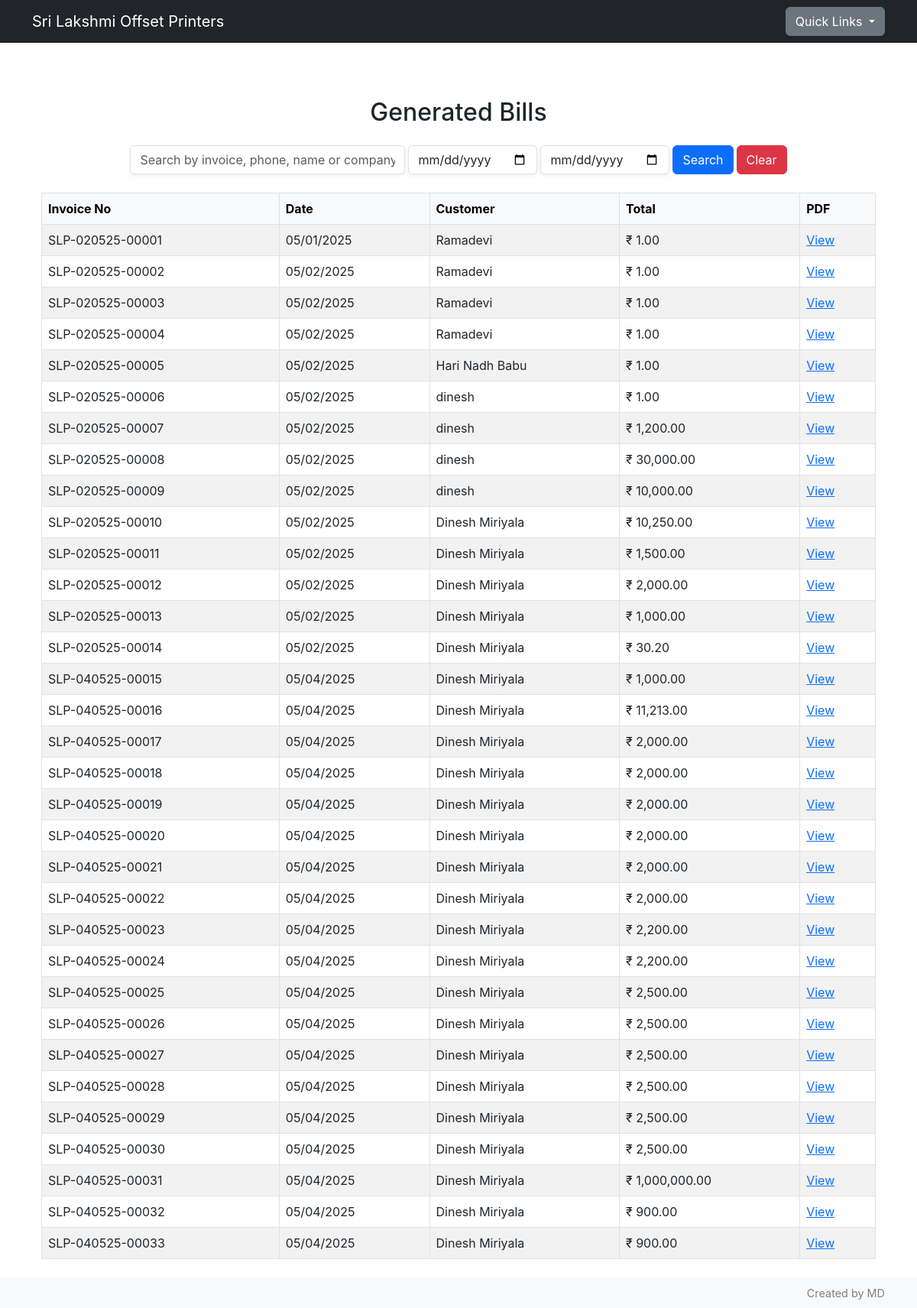
The app's page /view_bills with its own data.
### db/models.py (models this page shows)
class invoice(db.Model):
    id = db.Column(db.Integer, primary_key=True)
    invoiceId = db.Column(db.String(50), unique=True, nullable=False)
    customerId = db.Column(db.Integer, db.ForeignKey("customer.id"), nullable=False)
    createdAt = db.Column(db.DateTime, default=datetime.utcnow)
    pdfPath = db.Column(db.String(255), nullable=False)
    totalAmount = db.Column(db.Float, nullable=False)
    items = db.relationship("invoiceItem", backref="invoice", lazy=True)

class customer(db.Model):
    id = db.Column(db.Integer, primary_key=True)
    name = db.Column(db.String(50), nullable=False)
    company = db.Column(db.String(50))
    phone = db.Column(db.String(50), nullable=False, unique=True)
    email = db.Column(db.String(50))
    gst = db.Column(db.String(30))
    address = db.Column(db.Text)
    businessType = db.Column(db.String(50))
    invoices = db.relationship("invoice", backref="customer", lazy= True)
    createdAt = db.Column(db.DateTime, default=datetime.utcnow())

### app.py (the view)
@app.route('/view_bills')
def view_bills():
    query = request.args.get('q', '').lower()
    phone = request.args.get('phone')
    start_date = request.args.get('start_date')
    end_date = request.args.get('end_date')
    invoices = invoice.query.options(joinedload(invoice.customer)).all()
    results = []
    for inv in invoices:
        customer = inv.customer
        dateStr = inv.createdAt.strftime('%m/%d/%Y')
        invoiceFilename = f"{inv.invoiceId}.pdf"
        record = {
            "invoice_no" : inv.invoiceId,
            "date" : dateStr,
            "customer_name" : customer.name,
            "phone" : customer.phone,
            "total" : f"{inv.totalAmount: ,.2f}",
            "filename" : invoiceFilename
        }
        results.append(record)
    bills = results #default
    if phone:
        bills = [b for b in results if b.get('phone') == phone]
    elif query:
        bills = [
            b for b in results
            if query in b['customer_name'].lower() or query in b.get('phone', '') or query in b['invoice_no']
        ]
    try:
        start = datetime.strptime(start_date, '%Y-%m-%d').date()
        end = datetime.strptime(end_date, '%Y-%m-%d').date()
        bills = [b for b in results if start <= datetime.strptime(b['date'], '%Y-%m-%d').date() <= end]
    except Exception as e:
        pass
    return render_template('view_bills.html', bills=bills)

### app.py (called while the page is built)
@app.template_filter('datetimeformat')
def datetimeformat(value, format='%d-%m-%Y'):
    if not value:
        return ''
    try:
        if isinstance(value, str):
            value = datetime.strptime(value, '%Y-%m-%d')
        return value.strftime(format)
    except Exception:
        return value

### templates/view_bills.html
{% extends 'base.html' %}
{% block content %}
<div class="container py-4">
  <h2 class="mb-4 text-center">Generated Bills</h2>
  <form method="GET" action="{{ url_for('view_bills') }}" class="row g-1 mb-4 justify-content-center align-items-end">
    <div class="col-auto">
      <input type="text" name="q" class="form-control shadow-sm" style="min-width: 360px;" placeholder="Search by invoice, phone, name or company" value="{{ request.args.get('q', '') }}">
    </div>
    <div class="col-auto">
      <input type="date" name="start_date" class="form-control shadow-sm" style="min-width: 150px;" value="{{ request.args.get('start_date', '') | datetimeformat('%Y-%m-%d') }}">
    </div>
    <div class="col-auto">
      <input type="date" name="end_date" class="form-control shadow-sm" style="min-width: 150px;" value="{{ request.args.get('end_date', '') | datetimeformat('%Y-%m-%d') }}">
    </div>
    <div class="col-auto">
      <button type="submit" class="btn btn-primary">Search</button>
    </div>
    <div class="col-auto">
      <a href="{{ url_for('view_bills') }}" class="btn btn-danger">Clear</a>
    </div>
  </form>
  {% if bills %}
    <div class="table-responsive">
      <table class="table table-striped table-bordered align-middle text-start">
        <thead class="table-light">
          <tr>
            <th>Invoice No</th>
            <th>Date</th>
            <th>Customer</th>
            <th>Total</th>
            <th>PDF</th>
          </tr>
        </thead>
        <tbody>
          {% for bill in bills %}
          <tr>
            <td>{{ bill.invoice_no }}</td>
            <td>{{ bill.date | datetimeformat }}</td>
            <td>{{ bill.customer_name }}</td>
            <td>₹{{ bill.total }}</td>
            <td><a href="{{ url_for('bill_preview', invoicenumber=bill.invoice_no) }}" target="_blank">View</a></td>
          </tr>
          {% endfor %}
        </tbody>
      </table>
    </div>
  {% else %}
    <p class="text-center text-muted">No bills have been generated yet.</p>
  {% endif %}
</div>
{% endblock %}

### templates/base.html (shortened to what this page needs)
<!DOCTYPE html>
<html lang="en">
<head>
    <link href="https://cdn.jsdelivr.net/npm/bootstrap@5.3.0/dist/css/bootstrap.min.css" rel="stylesheet">
    <link href="{{ url_for('static', filename='css/style.css') }}" rel="stylesheet">
    <link rel="stylesheet" href="https://cdn.jsdelivr.net/npm/bootstrap-icons@1.10.5/font/bootstrap-icons.css">
</head>
<body class="d-flex flex-column min-vh-100">
{% if not hide_navbar %}
<nav class="navbar navbar-expand-lg navbar-dark bg-dark mb-4">
  <div class="container d-flex justify-content-between align-items-center">
    <a class="navbar-brand" href="/">Sri Lakshmi Offset Printers</a>
    <div class="dropdown ms-3">
      <button class="btn btn-secondary dropdown-toggle" type="button" id="staticDropdownButton" data-bs-toggle="dropdown" aria-expanded="false">
        Quick Links
      </button>
    </div>
  </div>
</nav>
{% endif %}
<main class="flex-fill">
  <div class="container py-4">
    {% block content %}{% endblock %}
  </div>
</main>
<footer class = "text-muted fixed-bottom bg-light py-2">
    <div class = "container text-end">
        <small>Created by MD</small>
    </div>
</footer>
</body>
</html>

### static/css/style.css (style rules this page uses)
footer small { color: grey; font-size: 0.9rem; }
body { font-family: -apple-system, BlinkMacSystemFont, "Segoe UI", Roboto, "Helvetica Neue", Arial, sans-serif; }

### records on screen
invoice: invoice_no "SLP-020525-00001", date "05/01/2025", customer_name "Ramadevi", total "1.00"
invoice: invoice_no "SLP-020525-00002"
customer: customer_name "Ramadevi" "Ramadevi" "Ramadevi"
invoice: invoice_no "SLP-020525-00003"
invoice: invoice_no "SLP-020525-00004"
invoice: invoice_no "SLP-020525-00005", date "05/02/2025", customer_name "Hari Nadh Babu", total "1.00"
invoice: invoice_no "SLP-020525-00006", date "05/02/2025", customer_name "dinesh", total "1.00"
invoice: invoice_no "SLP-020525-00007"
customer: customer_name "dinesh" "dinesh" "dinesh"
invoice: invoice_no "SLP-020525-00008"
invoice: invoice_no "SLP-020525-00009"
invoice: invoice_no "SLP-020525-00010", date "05/02/2025", customer_name "Dinesh Miriyala", total "10,250.00"
invoice: invoice_no "SLP-020525-00011"
customer: customer_name "Dinesh Miriyala" "Dinesh Miriyala" "Dinesh Miriyala" "Dinesh Miriyala" "Dinesh Miriyala" "Dinesh Miriyala" "Dinesh Miriyala" "Dinesh Miriyala" "Dinesh Miriyala" "Dinesh Miriyala" "Dinesh Miriyala" "Dinesh Miriyala" "Dinesh Miriyala" "Dinesh Miriyala" "Dinesh Miriyala" "Dinesh Miriyala" "Dinesh Miriyala" "Dinesh Miriyala" "Dinesh Miriyala" "Dinesh Miriyala" "Dinesh Miriyala" "Dinesh Miriyala" "Dinesh Miriyala"
invoice: invoice_no "SLP-020525-00012"
invoice: invoice_no "SLP-020525-00013"
invoice: invoice_no "SLP-020525-00014"
invoice: invoice_no "SLP-040525-00015"
invoice: invoice_no "SLP-040525-00016"
invoice: invoice_no "SLP-040525-00017"
invoice: invoice_no "SLP-040525-00018"
invoice: invoice_no "SLP-040525-00019"
invoice: invoice_no "SLP-040525-00020"
invoice: invoice_no "SLP-040525-00021"
invoice: invoice_no "SLP-040525-00022"
invoice: invoice_no "SLP-040525-00023"
invoice: invoice_no "SLP-040525-00024"
invoice: invoice_no "SLP-040525-00025"
invoice: invoice_no "SLP-040525-00026"
invoice: invoice_no "SLP-040525-00027"
invoice: invoice_no "SLP-040525-00028"
invoice: invoice_no "SLP-040525-00029"
invoice: invoice_no "SLP-040525-00030"
invoice: invoice_no "SLP-040525-00031"
invoice: invoice_no "SLP-040525-00032"
invoice: invoice_no "SLP-040525-00033"

### other values on screen
{{ bill.date | datetimeformat }} "05/02/2025" "05/02/2025" "05/02/2025" "05/02/2025" "05/02/2025" "05/02/2025" "05/02/2025" "05/02/2025" "05/02/2025" "05/02/2025" "05/04/2025" "05/04/2025" "05/04/2025" "05/04/2025" "05/04/2025" "05/04/2025" "05/04/2025" "05/04/2025" "05/04/2025" "05/04/2025" "05/04/2025" "05/04/2025" "05/04/2025" "05/04/2025" "05/04/2025" "05/04/2025" "05/04/2025" "05/04/2025" "05/04/2025"
{{ bill.total }} "1.00" "1.00" "1.00" "1,200.00" "30,000.00" "10,000.00" "1,500.00" "2,000.00" "1,000.00" "30.20" "1,000.00" "11,213.00" "2,000.00" "2,000.00" "2,000.00" "2,000.00" "2,000.00" "2,000.00" "2,200.00" "2,200.00" "2,500.00" "2,500.00" "2,500.00" "2,500.00" "2,500.00" "2,500.00" "1,000,000.00" "900.00" "900.00"
